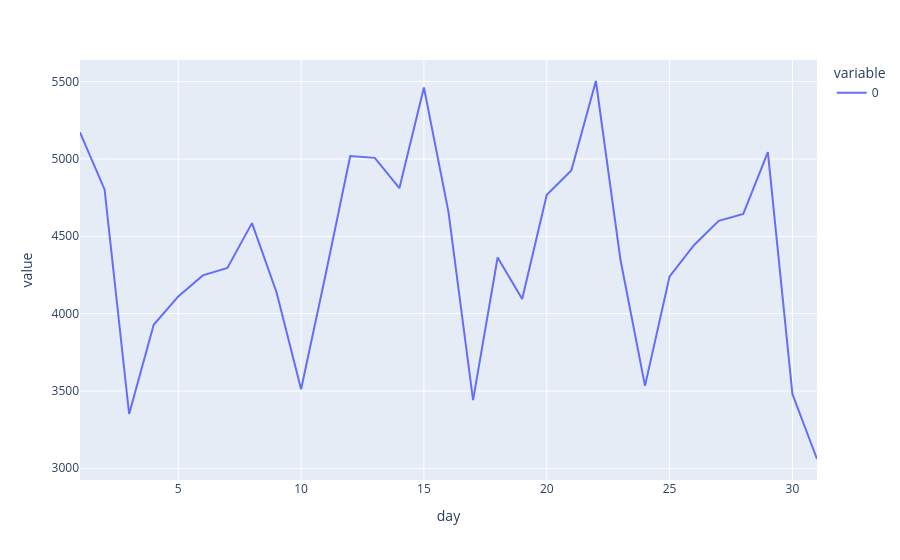

Notebook code cell kept with this figure:
### Markdown cell above
### Daily statistics

### Code cell
df_october = pd.DataFrame(dc_df[dc_df['month'] == 10])
df_october['day'] = df_october['ORIGINDATETIME_TR'].dt.day
dc_dstats = df_october.groupby('day').size()
px.line(dc_dstats)

### Figure 1 — Plotly figure (JSON) as saved in the notebook; plotly's stock layout.template omitted (floating-point values rounded to 4 significant figures)
{"data": [{"hovertemplate": "variable=0<br>day=%{x}<br>value=%{y}<extra></extra>", "legendgroup": "0", "line": {"color": "#636efa", "dash": "solid"}, "marker": {"symbol": "circle"}, "mode": "lines", "name": "0", "orientation": "v", "showlegend": true, "type": "scatter", "x": [1, 2, 3, 4, 5, 6, 7, 8, 9, 10, 11, 12, 13, 14, 15, 16, 17, 18, 19, 20, 21, 22, 23, 24, 25, 26, 27, 28, 29, 30, 31], "xaxis": "x", "y": [5172, 4803, 3351, 3928, 4111, 4247, 4295, 4585, 4138, 3511, 4255, 5019, 5007, 4811, 5462, 4656, 3441, 4363, 4094, 4768, 4925, 5504, 4348, 3533, 4241, 4444, 4600, 4645, 5044, 3480, 3060], "yaxis": "y"}], "layout": {"legend": {"title": {"text": "variable"}, "tracegroupgap": 0}, "margin": {"t": 60}, "xaxis": {"anchor": "y", "domain": [0, 1], "title": {"text": "day"}}, "yaxis": {"anchor": "x", "domain": [0, 1], "title": {"text": "value"}}}}
